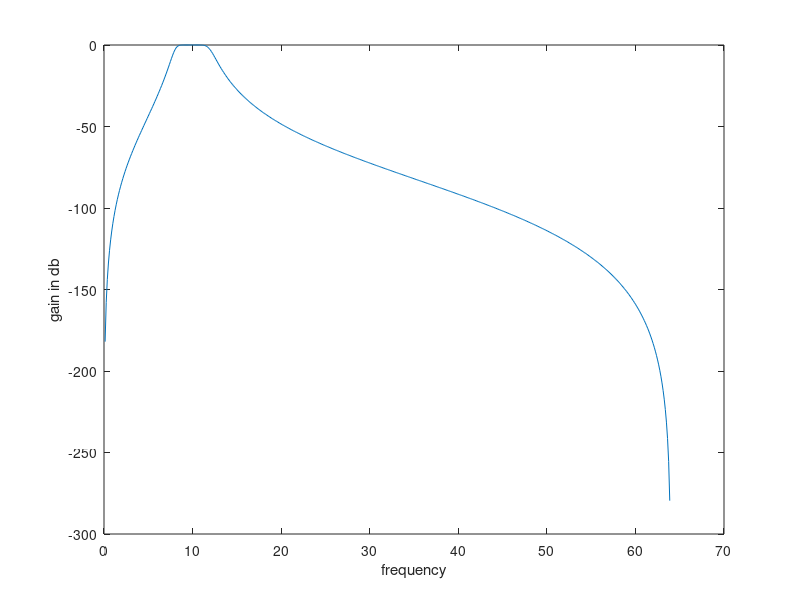

Recreate this plot in MATLAB. (Note: this script raises an error after producing the figure.)
%To extract Alpha band
f1=8;
f2=12;
N=4;
fs=128;
w1=2*f1/fs;
w2=2*f2/fs;
[B,A]=butter(N,[w1 w2]);
[h,c]=freqz(B,A,512,fs);
m=20*log10(abs(h));
figure(5);
plot(c,m);
xlabel('frequency');
ylabel('gain in db');
t=length(c1);
n=1:t;
a=filter(B,A,c1);
figure(6);
subplot(2,1,1);
plot(n,c1);
subplot(2,1,2);
plot(n,a);